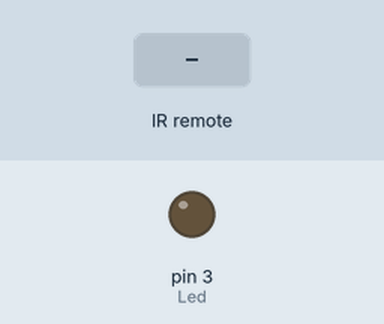
Recording of a sketch running on a simulated Arduino Uno, built with avr-gcc and run on an emulated ATmega328P. Parts: output pins drawn as LEDs (lit = HIGH). Inputs (shaded band) come from the test bench.

Above: at 1.2 s.
1.3 s: infrared code 0x2758 received
At 2.4 s:
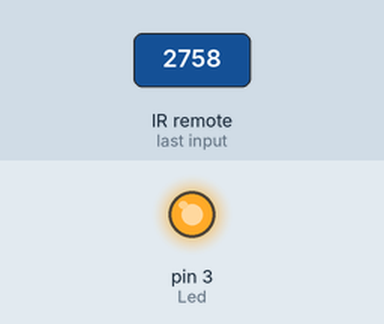
2.8 s: infrared code 0x2759 received
At 3.6 s:
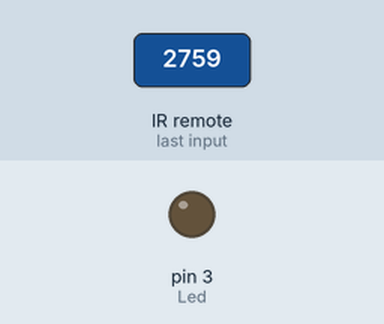
Timing chart, 0 to 5.8 s (numbered marks = the images above; inputs shaded):
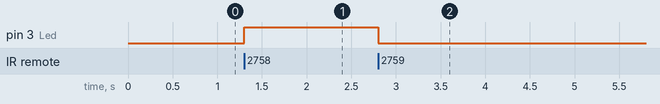

The sketch:

ifr_led_control.ino
```cpp
//Programme Télécommande
#include <IRremote.h>
const char DIN_RECEPTEUR_INFRAROUGE = 2;
IRrecv monRecepteurInfraRouge (DIN_RECEPTEUR_INFRAROUGE);
decode_results messageRecu;
const int Led = 3;
void setup()
{
 Serial.begin(9600);
 monRecepteurInfraRouge.enableIRIn();
 monRecepteurInfraRouge.blink13(true);
 pinMode(Led,    OUTPUT);
}
void loop()
{
  if (monRecepteurInfraRouge.decode(&messageRecu))
  {
    if(messageRecu.value == 0x2758){digitalWrite(Led,HIGH);}
    if(messageRecu.value == 0x2759){digitalWrite(Led,LOW);}
    delay(10);
    monRecepteurInfraRouge.resume();
  }
  delay(1);
}
```

Measured:
- after the input at 1.3 s, pin 3 (Led): LOW → HIGH at once
- after the input at 2.8 s, pin 3 (Led): HIGH → LOW at once
